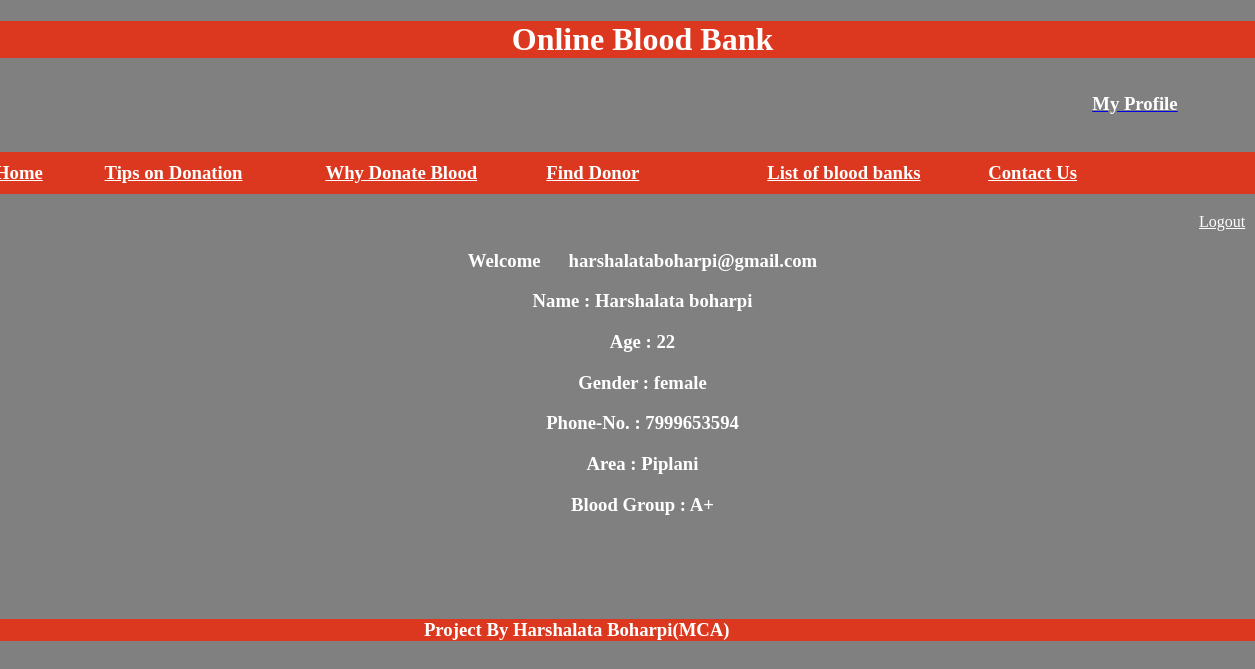
Screenshot of /profile.php (signed in) with the database file from the repository.
### tables this page shows
CREATE TABLE IF NOT EXISTS `register` (
  `user_name` char(50) NOT NULL,
  `password` varchar(30) NOT NULL,
  `fathers_name` char(50) NOT NULL,
  `gender` char(10) NOT NULL,
  `age` int(2) NOT NULL,
  `address` varchar(50) NOT NULL,
  `email_id` varchar(50) NOT NULL,
  `mob` bigint(10) NOT NULL,
  `area` char(50) NOT NULL,
  `city` char(25) NOT NULL,
  `blood_group` varchar(5) NOT NULL,
  PRIMARY KEY (`email_id`)
);

### profile.php (the view, shortened to what this page needs)
<?php
$i = 1;
?>
<html>
<head>
<link rel="stylesheet" type="text/css" href="css/grid.css">
</head>
<body bgcolor="grey">
<div class="container">
<div class="row">
<div class="col-12">
<h1 style="background-color:#DC381F;" align="center"><font color="white">Online Blood Bank</font></center></h1>
</div>
</div><br>
<br>
<?php
if($i!=1){
?>
<div class="row">
<div class="col-12">
<h3 style="padding-left:75%;padding-top:3%;margin-left:10%;margin-top:-5%;">
<a href="Login.html"><font color="white">Login</font></a></h3>
<h3 style="padding-left:80%;padding-top:2%;margin-left:10%;margin-top:-5%;">
<a href="Register.html"><font color="white">Registration</font></a></h3>
</div>
</div>
<?php
}else{
	?>
	<div class="row">
<div class="col-12">
<h3 style="padding-left:75%;padding-top:3%;margin-left:10%;margin-top:-2%;">
<a href="profile.php"><font color="white">My Profile</font></a></h3>
<?php
}
?>
<?php
include('nav.php');
?>
<?php
$con=mysqli_connect('localhost','root',12345,'blood1');
$email_id=$_SESSION['email_id'];
$q="select * from register where email_id='$email_id'";
$result=mysqli_query($con,$q);
$resultrows=mysqli_fetch_array($result);
?>
<div class="row">
<div class="col-12">
<h3 align="center" style="color:white;">Welcome &nbsp&nbsp&nbsp&nbsp&nbsp<?php echo$email_id ?></h3>
<h3 align="center" style="color:white;"> Name : <?php echo$resultrows[0] ?> </h3>
<h3 align="center" style="color:white;"> Age : <?php echo$resultrows[4] ?> </h3>
<h3 align="center" style="color:white;"> Gender : <?php echo$resultrows[3] ?> </h3>
<h3 align="center" style="color:white;"> Phone-No. : <?php echo$resultrows[7] ?> </h3>
<h3 align="center" style="color:white;"> Area : <?php echo$resultrows[8] ?> </h3>
<h3  align="center" style="color:white;"> Blood Group : <?php echo$resultrows[10] ?> </h3>
</div>
</div>
<?php
include('footer.php');
?>
</div>
</body>
</html>

### css/grid.css (style rules this page uses)
.container { width:100%; }
body { margin:0px; }
.col-12 { width:100% }
.row { margin-left:-15px; margin-right:-15px; }
.col-1,.col-2,.col-3,.col-4,.col-5,.col-6,.col-7,.col-8,.col-9,.col-10,.col-11,.col-12 { float:left }
.container { margin-right:auto; margin-left:auto; padding-left:15px; padding-right:15px; }
.container { max-width:100%; }

### rows the page displays
register: user_name "Harshalata boharpi", age "22", gender "female", mob "7999653594", area "Piplani", blood_group "A+"

### other values shown
$email_id "harshalataboharpi@gmail.com"
